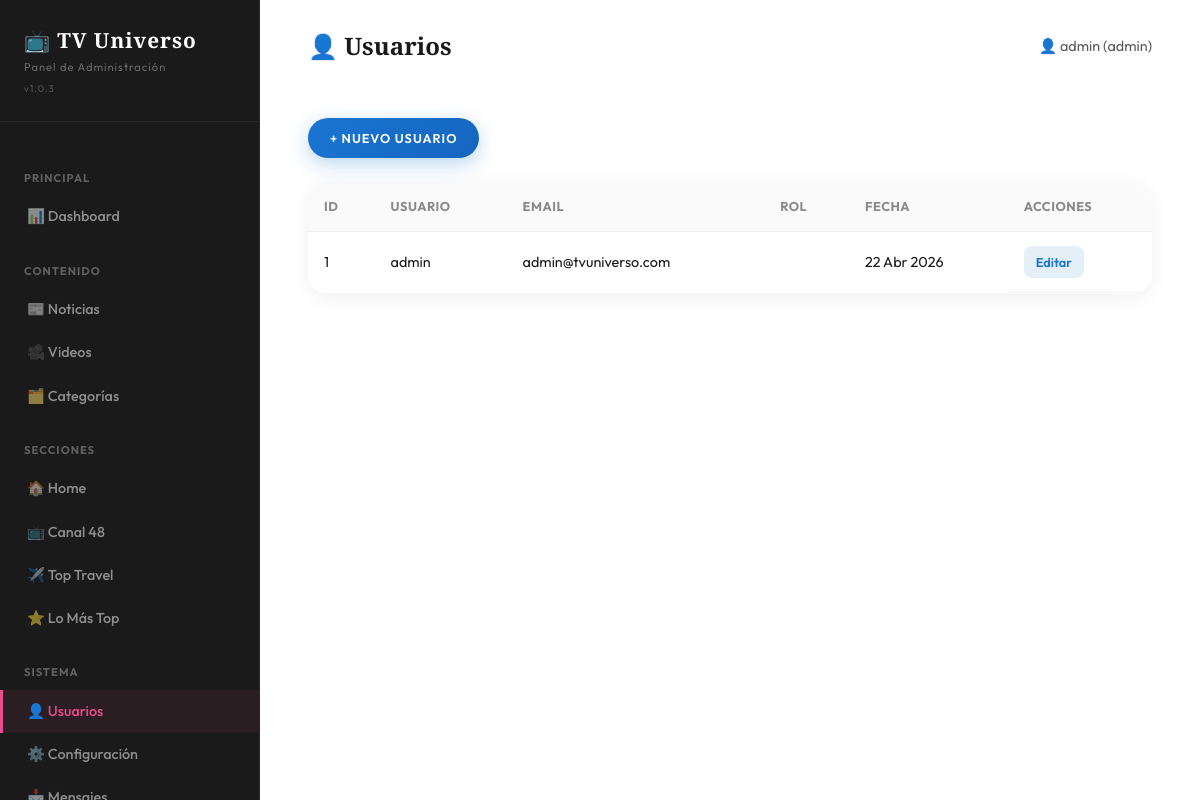
The page /admin/users.php (signed in) on the database its author committed.
### tables this page shows
CREATE TABLE IF NOT EXISTS users (
    id INT AUTO_INCREMENT PRIMARY KEY,
    username VARCHAR(50) NOT NULL UNIQUE,
    email VARCHAR(100) NOT NULL UNIQUE,
    password VARCHAR(255) NOT NULL,
    role ENUM('admin', 'editor') NOT NULL DEFAULT 'editor',
    created_at TIMESTAMP DEFAULT CURRENT_TIMESTAMP
);

### includes/functions.php (called while the page is built, shortened)
<?php
function sanitize(string $input): string {
    return htmlspecialchars(trim($input), ENT_QUOTES, 'UTF-8');
}
function formatDate(string $date): string {
    $months = ['Ene','Feb','Mar','Abr','May','Jun','Jul','Ago','Sep','Oct','Nov','Dic'];
    $ts = strtotime($date);
    $day = date('d', $ts);
    $month = $months[(int)date('m', $ts) - 1];
    $year = date('Y', $ts);
    return "{$day} {$month} {$year}";
}

### admin/users.php (the view, shortened to what this page needs)
<?php
$action = $_GET['action'] ?? 'list';
$id = isset($_GET['id']) ? (int)$_GET['id'] : 0;
require_once __DIR__ . '/layout.php';
if ($action === 'create' || ($action === 'edit' && $id)):
    $editUser = null;
    if ($action === 'edit') {
        $stmt = $pdo->prepare("SELECT id, username, email, role FROM users WHERE id = :id");
        $stmt->execute([':id' => $id]);
        $editUser = $stmt->fetch();
    }
?>
<div style="margin-bottom:var(--space-lg);">
    <a href="users.php" class="btn btn--outline btn--small">← Volver</a>
</div>
<div class="admin-form" style="max-width:500px;">
    <form method="POST">
        <?= csrfField() ?>
        <div class="form-group">
            <label>Usuario</label>
            <input type="text" name="username" class="form-control" value="<?= sanitize($editUser['username'] ?? '') ?>" required>
        </div>
        <div class="form-group">
            <label>Email</label>
            <input type="email" name="email" class="form-control" value="<?= sanitize($editUser['email'] ?? '') ?>" required>
        </div>
        <div class="form-group">
            <label>Contraseña <?= $action === 'edit' ? '(dejar vacío para no cambiar)' : '' ?></label>
            <input type="password" name="password" class="form-control" <?= $action === 'create' ? 'required' : '' ?>>
        </div>
        <div class="form-group">
            <label>Rol</label>
            <select name="role" class="form-control">
                <option value="editor" <?= ($editUser['role'] ?? '') === 'editor' ? 'selected' : '' ?>>Editor</option>
                <option value="admin" <?= ($editUser['role'] ?? '') === 'admin' ? 'selected' : '' ?>>Admin</option>
            </select>
        </div>
        <button type="submit" class="btn btn--primary"><?= $action === 'edit' ? 'Actualizar' : 'Crear usuario' ?></button>
    </form>
</div>
<?php else:
$stmt = $pdo->query("SELECT id, username, email, role, created_at FROM users ORDER BY id");
$allUsers = $stmt->fetchAll();
?>
<div style="margin-bottom:var(--space-lg);">
    <a href="users.php?action=create" class="btn btn--primary btn--small">+ Nuevo usuario</a>
</div>
<div class="table-wrapper">
    <table class="admin-table">
        <thead>
            <tr><th>ID</th><th>Usuario</th><th>Email</th><th>Rol</th><th>Fecha</th><th>Acciones</th></tr>
        </thead>
        <tbody>
            <?php foreach ($allUsers as $u): ?>
            <tr>
                <td><?= $u['id'] ?></td>
                <td><?= sanitize($u['username']) ?></td>
                <td><?= sanitize($u['email']) ?></td>
                <td><span class="badge <?= $u['role'] === 'admin' ? 'badge--canal48' : 'badge--toptravel' ?>"><?= $u['role'] ?></span></td>
                <td><?= formatDate($u['created_at']) ?></td>
                <td class="admin-table__actions">
                    <a href="users.php?action=edit&id=<?= $u['id'] ?>" class="btn-edit">Editar</a>
                </td>
            </tr>
            <?php endforeach; ?>
        </tbody>
    </table>
</div>
<?php endif; ?>
<?php require_once __DIR__ . '/layout_footer.php'; ?>

### assets/css/styles.css (style rules this page uses)
:root { --canal48-primary: #1976d2; --canal48-secondary: #1565c0; --canal48-dark: #0d47a1; --canal48-accent: #ffeb3b; --canal48-live: #f44336; --rosa: #E84C8A; --amarillo: #F2B705; --azul: #1976d2; --verde: #4CAF7D; --cafe: #6B4226; --crema: #FDF6EC; --oscuro: #1A1A1A; --bg-primary: #FFFFFF; --bg-section: #F8F9FA; --bg-card: #FFFFFF; --bg-hero: linear-gradient(135deg, #1a237e 0%, #283593 30%, #3949ab 60%, #5c6bc0 100%); --text-primary: #1A1A1A; --text-secondary: #5A5A5A; --text-muted: #8A8A8A; --font-heading: 'Playfair Display', serif; --font-body: 'Outfit', sans-serif; --space-xs: 0.25rem; --space-sm: 0.5rem; --space-md: 1rem; --space-lg: 1.5rem; --space-xl: 2rem; --space-2xl: 3rem; --space-3xl: 4rem; --radius-sm: 8px; --radius-md: 12px; --radius-lg: 20px; --radius-xl: 28px; --radius-full: 50%; --transition: all 0.3s ease; --shadow-card: 0 4px 20px rgba(0,0,0,0.08); --shadow-hover: 0 8px 30px rgba(0,0,0,0.15); --shadow-canal48: 0 6px 20px rgba(25, 118, 210, 0.3); --max-width: 1280px; }
*, *::before, *::after { margin:0; padding:0; box-sizing:border-box; }
html { scroll-behavior:smooth; }
body { font-family: var(--font-body); background: var(--bg-primary); color: var(--text-primary); line-height: 1.6; -webkit-font-smoothing: antialiased; margin: 0; padding: 0; }
a { color:inherit; text-decoration:none; transition:var(--transition); }
.btn { display: inline-flex; align-items: center; gap: var(--space-sm); padding: 16px 32px; border-radius: 50px; font-family: var(--font-body); font-weight: 600; font-size: 0.9rem; border: none; cursor: pointer; transition: var(--transition); text-transform: uppercase; letter-spacing: 1px; }
.btn--primary { background: linear-gradient(135deg, var(--canal48-primary) 0%, var(--canal48-secondary) 100%); color: #fff; box-shadow: var(--shadow-canal48); }
.btn--small { padding:10px 22px; font-size:0.8rem; }

### assets/css/admin.css (style rules this page uses)
body:has(.admin-layout) { overflow-x:auto !important; }
.table-wrapper { overflow-x: auto; background: var(--bg-card, #fff); border-radius: var(--radius-lg, 20px); box-shadow: 0 4px 20px rgba(0,0,0,0.06); }
.admin-table { width:100%; min-width:700px; border-collapse:collapse; }
.admin-table th { text-align: left; padding: 14px 16px; font-size: 0.8rem; font-weight: 700; text-transform: uppercase; letter-spacing: 0.5px; color: var(--text-muted, #8A8A8A); background: rgba(0,0,0,0.02); border-bottom: 1px solid rgba(0,0,0,0.06); }
.admin-table td { padding: 14px 16px; font-size: 0.9rem; border-bottom: 1px solid rgba(0,0,0,0.04); vertical-align: middle; color: #1A1A1A; }
.admin-table__actions { display:flex; gap:0.5rem; white-space:nowrap; }
.admin-table__actions a, .admin-table__actions button { padding: 6px 12px; border-radius: 8px; font-size: 0.8rem; font-weight: 600; cursor: pointer; transition: all 0.3s ease; border: none; font-family: var(--font-body, 'Outfit', sans-serif); }
.btn-edit { background:rgba(42,127,191,0.12); color:var(--azul, #2A7FBF); }

### admin/layout.php (style rules this page uses)
.table-wrapper { overflow-x:auto;-webkit-overflow-scrolling:touch;width:100% }
.admin-table { width:100%;min-width:700px;border-collapse:collapse }

### rows shown on the page
users: id "1", username "admin", email "admin@tvuniverso.com", created_at "22 Abr 2026"

### other values the page prints
$icon "📊 📰 🎥 🗂️ 🏠 📺 ✈️ ⭐ 👤 ⚙️"
$label "Dashboard Noticias Videos Categorías Home Canal 48 Top Travel Lo Más Top Usuarios Configuración"
$adminTitle "👤 Usuarios"
$user['username'] "admin"
$user['role'] "admin"
